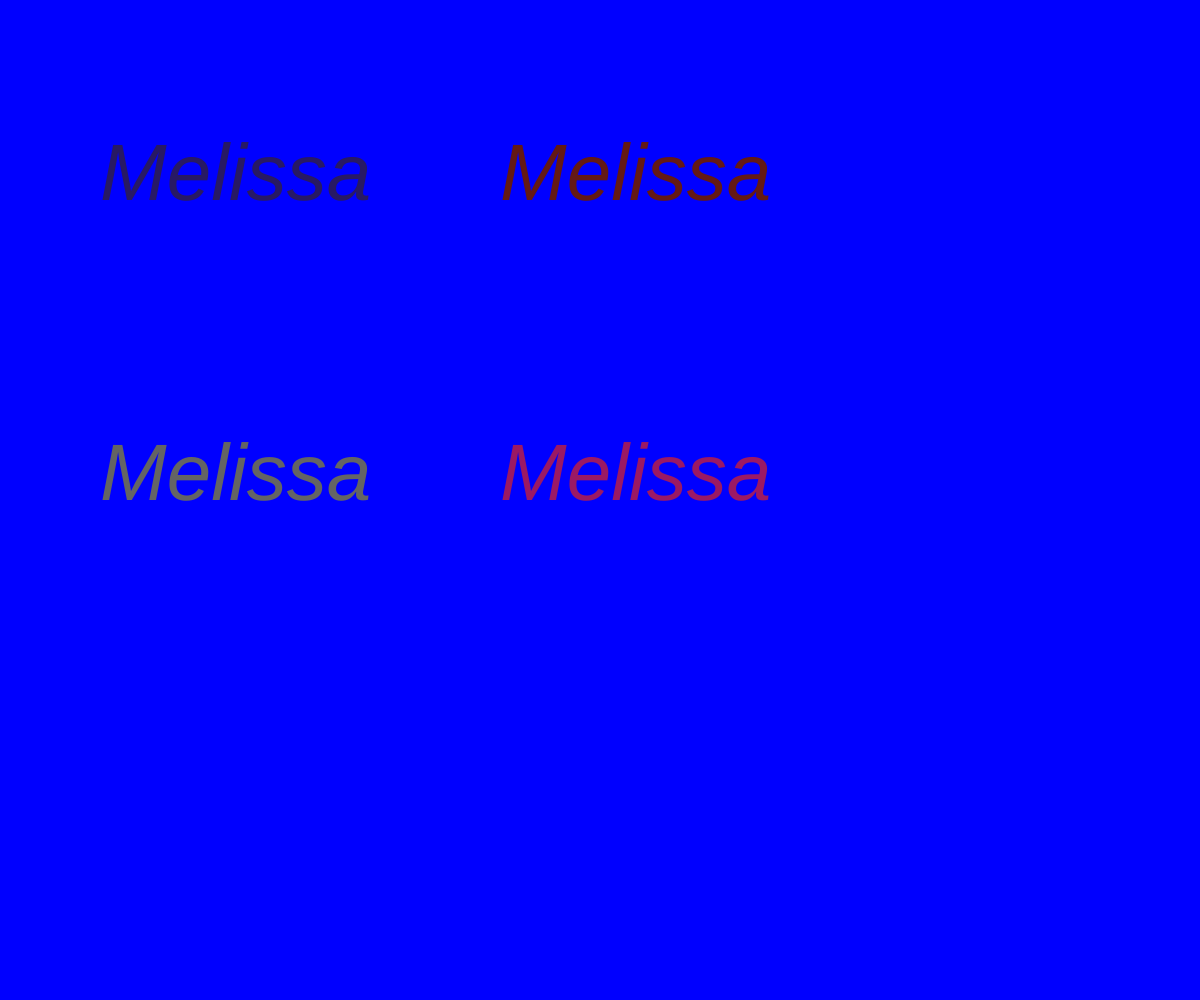
Frame 1 (no input)
Frame 60 (no input): identical to frame 1, image omitted
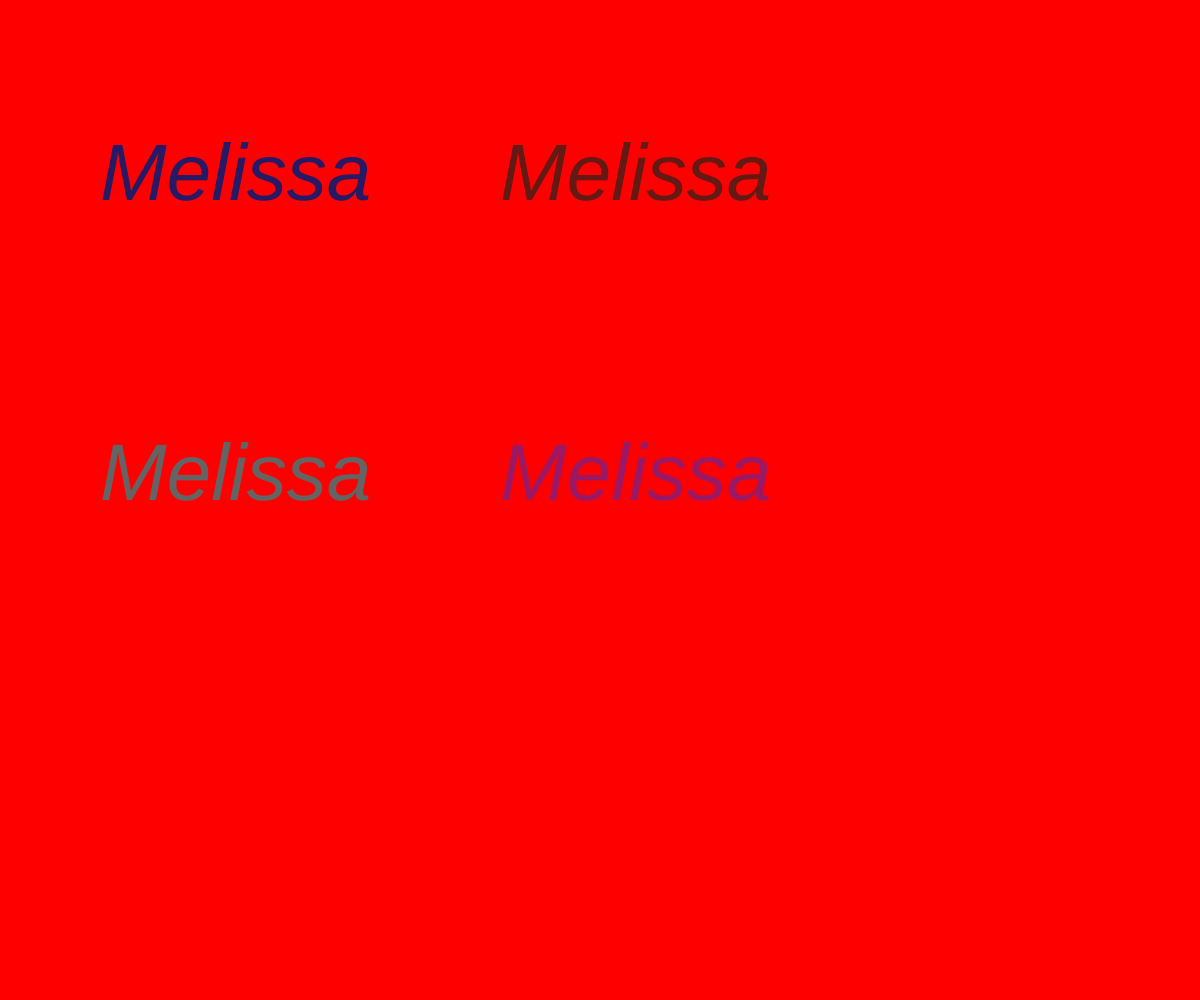
Frame 120 (the mouse pressed at the canvas centre since frame 60)

The p5.js sketch that drew these frames (run headless with seeded random() and noise() and a simulated clock; from frame 60 on, the mouse is pressed at the canvas centre):

// p5.js sketch
// ── sketch.js
let name="Melissa";



var r = 0;
var b = 255;

var c = 40;
var j = 100;
var k = 150;

let rechts = 400;
let links = 5;

let oben = 0;
let unten = 255;

function setup() {
  createCanvas(windowWidth, windowHeight); 
}

function draw() {

  r = map (mouseX, 0, 600, 0, 255);
  b = map (mouseX, 0, 600, 255, 0);
  background(r, 0, b);


  fill(c, 25, j);
  textSize(80);
  textFont('Helvetica');
  textStyle(ITALIC);
  text('Melissa', 100, 200);
  fill(100);
  text('Melissa', 100, 500);
  fill(155, 25, 100);
  text('Melissa', 500, 500);
  fill(100, 25, 20);
  text('Melissa', 500, 200);

  
}
